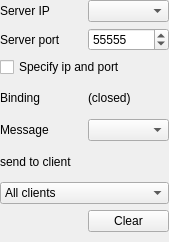
<?xml version="1.0" encoding="UTF-8"?>
<ui version="4.0">
 <class>SAKSocketServerToolUi</class>
 <widget class="QWidget" name="SAKSocketServerToolUi">
  <property name="geometry">
   <rect>
    <x>0</x>
    <y>0</y>
    <width>169</width>
    <height>242</height>
   </rect>
  </property>
  <property name="windowTitle">
   <string notr="true">Form</string>
  </property>
  <layout class="QGridLayout" name="gridLayout">
   <property name="leftMargin">
    <number>0</number>
   </property>
   <property name="topMargin">
    <number>0</number>
   </property>
   <property name="rightMargin">
    <number>0</number>
   </property>
   <property name="bottomMargin">
    <number>10</number>
   </property>
   <item row="0" column="1">
    <widget class="SAKIpComboBox" name="comboBoxServerIp">
     <property name="sizePolicy">
      <sizepolicy hsizetype="Ignored" vsizetype="Fixed">
       <horstretch>0</horstretch>
       <verstretch>0</verstretch>
      </sizepolicy>
     </property>
    </widget>
   </item>
   <item row="3" column="1">
    <widget class="QLabel" name="labelBindingInfo">
     <property name="text">
      <string>(closed)</string>
     </property>
    </widget>
   </item>
   <item row="1" column="0">
    <widget class="QLabel" name="label_2">
     <property name="text">
      <string>Server port</string>
     </property>
    </widget>
   </item>
   <item row="1" column="1">
    <widget class="QSpinBox" name="spinBoxServerPort">
     <property name="maximum">
      <number>65535</number>
     </property>
     <property name="value">
      <number>55555</number>
     </property>
    </widget>
   </item>
   <item row="4" column="1">
    <widget class="SAKWebSocketMessageTypeComboBox" name="comboBoxMessageType"/>
   </item>
   <item row="7" column="1">
    <widget class="QPushButton" name="pushButtonClear">
     <property name="text">
      <string>Clear</string>
     </property>
    </widget>
   </item>
   <item row="6" column="0" colspan="2">
    <widget class="QComboBox" name="comboBoxClientList">
     <item>
      <property name="text">
       <string>All clients</string>
      </property>
     </item>
    </widget>
   </item>
   <item row="3" column="0">
    <widget class="QLabel" name="labelCntext">
     <property name="text">
      <string>Binding</string>
     </property>
    </widget>
   </item>
   <item row="0" column="0">
    <widget class="QLabel" name="label">
     <property name="text">
      <string>Server IP</string>
     </property>
    </widget>
   </item>
   <item row="4" column="0">
    <widget class="QLabel" name="labelMessageType">
     <property name="text">
      <string>Message</string>
     </property>
    </widget>
   </item>
   <item row="2" column="0" colspan="2">
    <widget class="QCheckBox" name="checkBoxSpecifyIpAndPort">
     <property name="text">
      <string>Specify ip and port</string>
     </property>
    </widget>
   </item>
   <item row="5" column="0" colspan="2">
    <widget class="QLabel" name="label_3">
     <property name="text">
      <string>send to client</string>
     </property>
    </widget>
   </item>
  </layout>
 </widget>
 <customwidgets>
  <customwidget>
   <class>SAKIpComboBox</class>
   <extends>QComboBox</extends>
   <header location="global">SAKIpComboBox.hh</header>
  </customwidget>
  <customwidget>
   <class>SAKWebSocketMessageTypeComboBox</class>
   <extends>QComboBox</extends>
   <header location="global">SAKWebSocketMessageTypeComboBox.hh</header>
  </customwidget>
 </customwidgets>
 <resources/>
 <connections/>
</ui>
